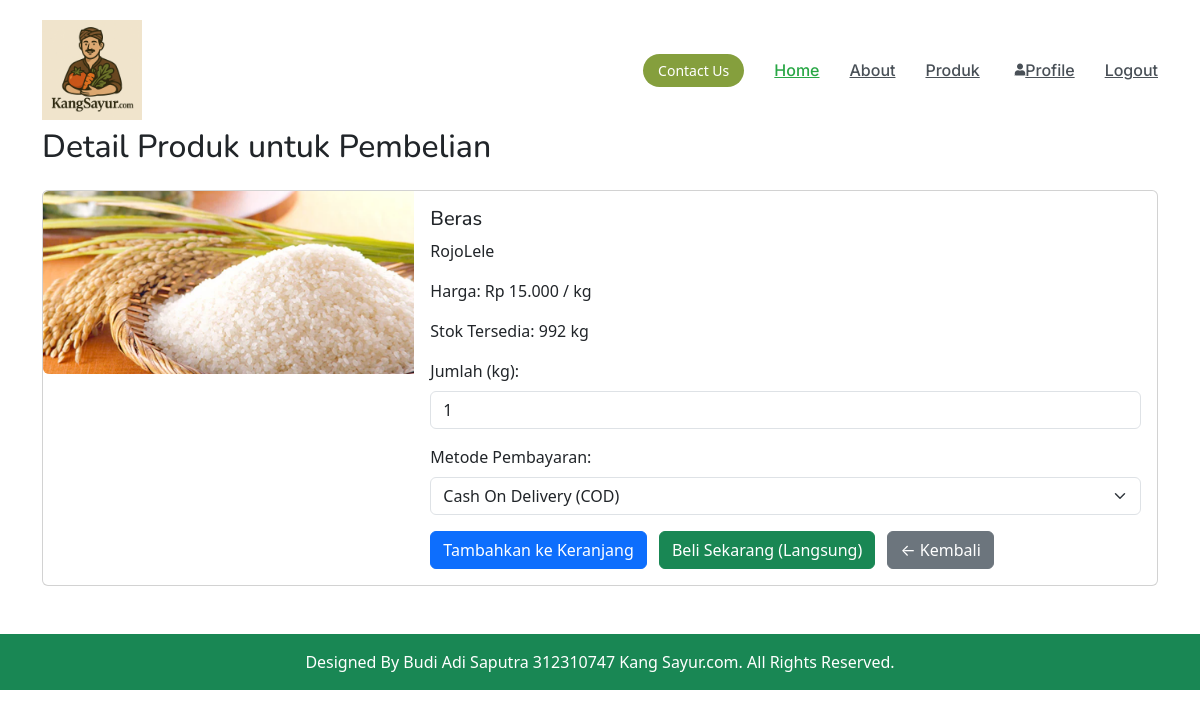
The app's page /sayuran/produk/beli_produk.php?id=13 (signed in) with its own data.
### tables this page shows
CREATE TABLE `produk` (
  `id` int(11) NOT NULL,
  `name` varchar(255) NOT NULL,
  `description` text DEFAULT NULL,
  `price` decimal(10,2) NOT NULL,
  `stock` int(11) NOT NULL DEFAULT 0,
  `category_id` int(11) DEFAULT NULL,
  `seller_id` int(11) DEFAULT NULL,
  `image_url` varchar(255) DEFAULT NULL,
  `created_at` timestamp NOT NULL DEFAULT current_timestamp(),
  `status_persetujuan` enum('pending','approved','rejected') DEFAULT 'pending' COMMENT 'Status persetujuan produk oleh admin'
);

### sayuran/produk/beli_produk.php (the view, shortened to what this page needs)
<?php
$product_id = $_GET['id'] ?? null;
$product = null;
try {
    $pdo = get_pdo_connection();
    $pdo->setAttribute(PDO::ATTR_ERRMODE, PDO::ERRMODE_EXCEPTION);
    $stmt = $pdo->prepare("SELECT id, name, description, price, stock, image_url FROM produk WHERE id = ? AND status_persetujuan = 'approved'");
    $stmt->execute([$product_id]);
    $product = $stmt->fetch(PDO::FETCH_ASSOC);
} catch (PDOException $e) {
    $status_type = 'error';
    $message = "Terjadi kesalahan database: " . $e->getMessage();
}
include_once __DIR__ . '/../include/header.php';
?>
<div class="container mt-5">
    <h2 class="mb-4">Detail Produk untuk Pembelian</h2>
    <?php if ($product): ?>
        <div class="card mb-3">
            <div class="row g-0">
                <div class="col-md-4">
                    <img src="/sayuran/<?php echo htmlspecialchars($product['image_url'] ?? 'assets/img/default_product.jpg'); ?>" class="img-fluid rounded-start" alt="<?php echo htmlspecialchars($product['name']); ?>">
                </div>
                <div class="col-md-8">
                    <div class="card-body">
                        <h5 class="card-title"><?php echo htmlspecialchars($product['name']); ?></h5>
                        <p class="card-text"><?php echo nl2br(htmlspecialchars($product['description'])); ?></p>
                        <p class="card-text">Harga: Rp <?php echo number_format($product['price'], 0, ',', '.'); ?> / kg</p>
                        <p class="card-text">Stok Tersedia: <?php echo htmlspecialchars($product['stock']); ?> kg</p>
                        <?php if ($product['stock'] > 0): ?>
                            <form action="../keranjang/keranjang_belanja.php" method="POST">
                                <div class="mb-3">
                                    <label for="quantity" class="form-label">Jumlah (kg):</label>
                                    <input type="number" class="form-control" id="quantity" name="quantity" value="1" min="1" max="<?php echo htmlspecialchars($product['stock']); ?>" required>
                                </div>
                                <div class="mb-3">
                                    <label for="payment_method" class="form-label">Metode Pembayaran:</label>
                                    <select class="form-select" id="payment_method" name="payment_method" required>
                                        <option value="COD">Cash On Delivery (COD)</option>
                                    </select>
                                </div>
                                <button type="submit" name="action" value="add_to_cart" class="btn btn-primary me-2">Tambahkan ke Keranjang</button>
                                <button type="submit" name="action" value="buy_now" class="btn btn-success">Beli Sekarang (Langsung)</button>
                                <a href="produk.php" class="btn btn-secondary ms-2">← Kembali</a>
                            </form>
                        <?php endif; ?>
                    </div>
                </div>
            </div>
        </div>
    <?php endif; ?>
</div>
<?php include_once __DIR__ . '/../include/footer.php';  ?>

### sayuran/assets/css/main.css (style rules this page uses)
:root { --default-font: "Roboto", system-ui, -apple-system, "Segoe UI", Roboto, "Helvetica Neue", Arial, "Noto Sans", "Liberation Sans", sans-serif, "Apple Color Emoji", "Segoe UI Emoji", "Segoe UI Symbol", "Noto Color Emoji"; --heading-font: "Nunito", sans-serif; --nav-font: "Inter", sans-serif; }
:root { --background-color: #ffffff; --default-color: #31511E; --heading-color: #88C273; --accent-color: #859F3D; --surface-color: #ffffff; --contrast-color: #ffffff; }
:root { --nav-color: #313336; --nav-hover-color: #859F3D; --nav-mobile-background-color: #ffffff; --nav-dropdown-background-color: #ffffff; --nav-dropdown-color: #313336; --nav-dropdown-hover-color: #859F3D; }
:root { scroll-behavior: smooth; }
body { color: var(--default-color); background-color: transparent; font-family: var(--default-font); padding-top: 80px; }
a { color: var(--accent-color); text-decoration: none; transition: 0.3s; }
h1, h2, h3, h4, h5, h6 { color: var(--heading-color); font-family: var(--heading-font); }

### records on screen
produk: image_url (picture), name "Beras", description "RojoLele", price "15.000", stock "992"
